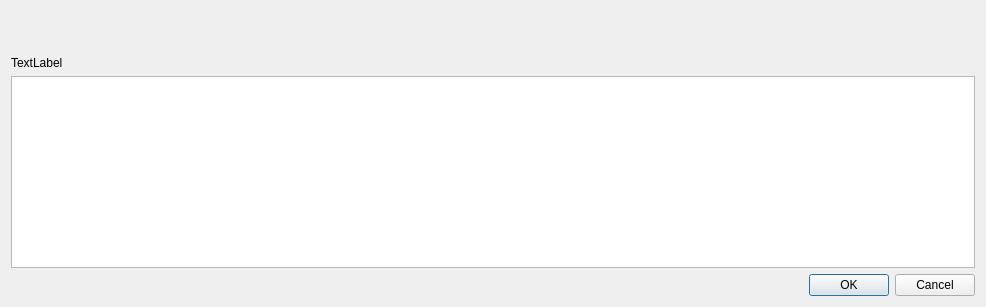
<?xml version="1.0" encoding="UTF-8"?>
<ui version="4.0">
 <class>DialogEditData</class>
 <widget class="QDialog" name="DialogEditData">
  <property name="geometry">
   <rect>
    <x>0</x>
    <y>0</y>
    <width>986</width>
    <height>307</height>
   </rect>
  </property>
  <property name="windowTitle">
   <string>Dialog</string>
  </property>
  <layout class="QVBoxLayout" name="verticalLayout_2">
   <item>
    <layout class="QVBoxLayout" name="verticalLayout">
     <item>
      <spacer name="verticalSpacer">
       <property name="orientation">
        <enum>Qt::Orientation::Vertical</enum>
       </property>
       <property name="sizeHint" stdset="0">
        <size>
         <width>20</width>
         <height>40</height>
        </size>
       </property>
      </spacer>
     </item>
     <item>
      <widget class="QLabel" name="label_table_name">
       <property name="text">
        <string>TextLabel</string>
       </property>
      </widget>
     </item>
     <item>
      <widget class="QTableWidget" name="tableWidget_data"/>
     </item>
     <item>
      <widget class="QDialogButtonBox" name="buttonBox_exit">
       <property name="orientation">
        <enum>Qt::Orientation::Horizontal</enum>
       </property>
       <property name="standardButtons">
        <set>QDialogButtonBox::StandardButton::Cancel|QDialogButtonBox::StandardButton::Ok</set>
       </property>
      </widget>
     </item>
    </layout>
   </item>
  </layout>
 </widget>
 <resources/>
 <connections>
  <connection>
   <sender>buttonBox_exit</sender>
   <signal>accepted()</signal>
   <receiver>DialogEditData</receiver>
   <slot>accept()</slot>
   <hints>
    <hint type="sourcelabel">
     <x>248</x>
     <y>254</y>
    </hint>
    <hint type="destinationlabel">
     <x>157</x>
     <y>274</y>
    </hint>
   </hints>
  </connection>
  <connection>
   <sender>buttonBox_exit</sender>
   <signal>rejected()</signal>
   <receiver>DialogEditData</receiver>
   <slot>reject()</slot>
   <hints>
    <hint type="sourcelabel">
     <x>316</x>
     <y>260</y>
    </hint>
    <hint type="destinationlabel">
     <x>286</x>
     <y>274</y>
    </hint>
   </hints>
  </connection>
 </connections>
</ui>
